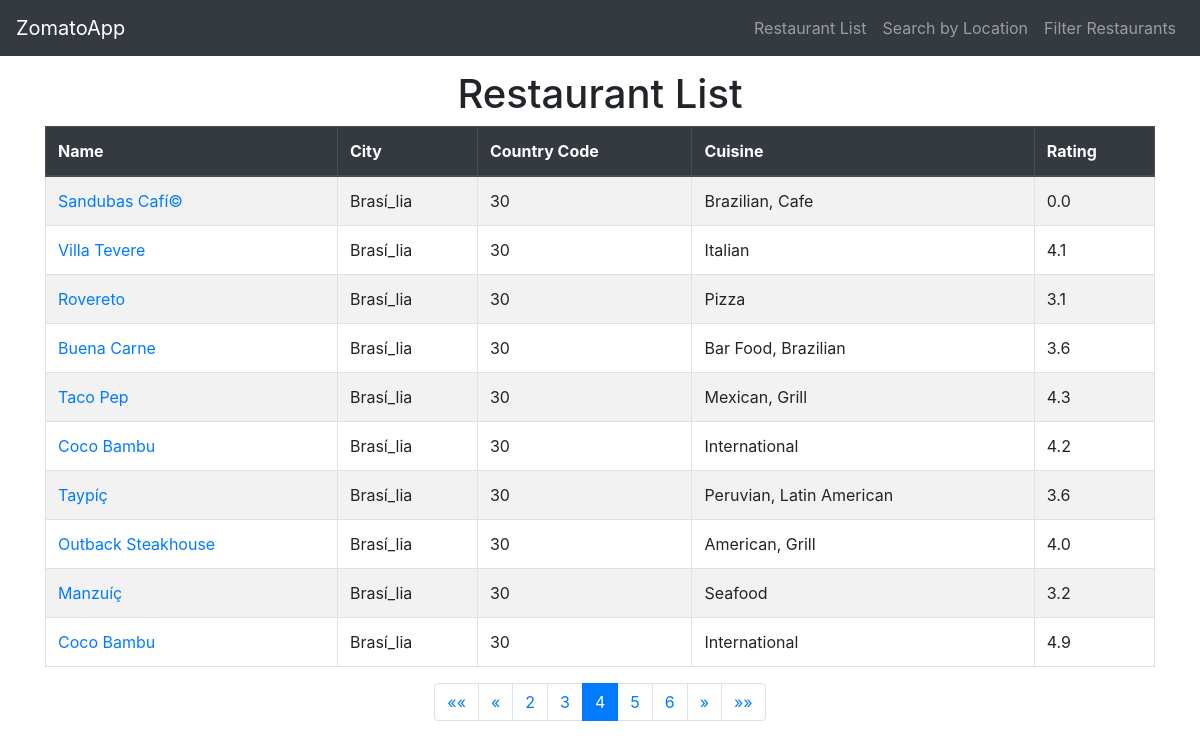
Page /restaurants/?page=4 on the committed database.
### zomatoapp/models.py (models this page shows, shortened)
class Restaurant(models.Model):
    restaurant_id = models.IntegerField(unique=True)
    name = models.CharField(max_length=255)
    country_code = models.IntegerField()
    city = models.CharField(max_length=100)
    address = models.TextField()
    locality = models.CharField(max_length=255)
    longitude = models.FloatField()
    latitude = models.FloatField()
    cuisines = models.CharField(max_length=255)
    average_cost_for_two = models.DecimalField(max_digits=10, decimal_places=2)
    currency = models.CharField(max_length=50)
    has_table_booking = models.BooleanField()
    has_online_delivery = models.BooleanField()
    is_delivering_now = models.BooleanField()
    switch_to_order_menu = models.BooleanField()
    price_range = models.IntegerField()
    aggregate_rating = models.FloatField()
    rating_color = models.CharField(max_length=50)
    rating_text = models.CharField(max_length=50)
    votes = models.IntegerField()

### zomatoapp/views.py (the view)
# urls.py: path('restaurants/', RestaurantListView.as_view(), name='restaurant_list'),
class RestaurantListView(View):
    def get(self, request):
        restaurants = Restaurant.objects.all()
        paginator = Paginator(restaurants, 10)  # Show 10 restaurants per page
        page_number = request.GET.get('page')
        page_obj = paginator.get_page(page_number)
        return render(request, 'zomatoapp/restaurant_list.html', {'restaurants': page_obj, 'page_obj': page_obj})

### zomatoapp/templates/zomatoapp/restaurant_list.html (shortened to what this page needs)
<!DOCTYPE html>
<html lang="en">
<head>
    <link rel="stylesheet" href="https://stackpath.bootstrapcdn.com/bootstrap/4.5.2/css/bootstrap.min.css">
</head>
<body>
    <nav class="navbar navbar-expand-lg navbar-dark bg-dark fixed-top">
        <a class="navbar-brand" href="#">ZomatoApp</a>
        <div class="collapse navbar-collapse" id="navbarNav">
            <ul class="navbar-nav ml-auto">
                <li class="nav-item">
                    <a class="nav-link" href="{% url 'restaurant_list' %}">Restaurant List</a>
                </li>
                <li class="nav-item">
                    <a class="nav-link" href="{% url 'search_by_location' %}">Search by Location</a>
                </li>
                <li class="nav-item">
                    <a class="nav-link" href="{% url 'filter_restaurant' %}">Filter Restaurants</a>
                </li>
            </ul>
        </div>
    </nav>
    <div class="container">
        <h1 class="text-center">Restaurant List</h1>
        <table class="table table-striped table-bordered">
            <thead class="thead-dark">
                <tr>
                    <th scope="col">Name</th>
                    <th scope="col">City</th>
                    <th scope="col">Country Code</th>
                    <th scope="col">Cuisine</th>
                    <th scope="col">Rating</th>
                </tr>
            </thead>
            <tbody>
                {% for restaurant in restaurants %}
                    <tr>
                        <td><a href="{% url 'restaurant_detail' restaurant.restaurant_id %}" class="text-decoration-none">{{ restaurant.name }}</a></td>
                        <td>{{ restaurant.city }}</td>
                        <td>{{ restaurant.country_code }}</td>
                        <td>{{ restaurant.cuisines }}</td>
                        <td>{{ restaurant.aggregate_rating }}</td>
                    </tr>
                {% endfor %}
            </tbody>
        </table>
        <nav aria-label="Page navigation">
            <ul class="pagination justify-content-center">
                {% if page_obj.has_previous %}
                    <li class="page-item">
                        <a class="page-link" href="?page=1" aria-label="First">
                            <span aria-hidden="true">&laquo;&laquo;</span>
                        </a>
                    </li>
                    <li class="page-item">
                        <a class="page-link" href="?page={{ page_obj.previous_page_number }}" aria-label="Previous">
                            <span aria-hidden="true">&laquo;</span>
                        </a>
                    </li>
                {% endif %}
                {% for num in page_obj.paginator.page_range %}
                    {% if page_obj.number == num %}
                        <li class="page-item active"><span class="page-link">{{ num }}</span></li>
                    {% elif num > page_obj.number|add:-3 and num < page_obj.number|add:3 %}
                        <li class="page-item"><a class="page-link" href="?page={{ num }}">{{ num }}</a></li>
                    {% endif %}
                {% endfor %}
                {% if page_obj.has_next %}
                    <li class="page-item">
                        <a class="page-link" href="?page={{ page_obj.next_page_number }}" aria-label="Next">
                            <span aria-hidden="true">&raquo;</span>
                        </a>
                    </li>
                    <li class="page-item">
                        <a class="page-link" href="?page={{ page_obj.paginator.num_pages }}" aria-label="Last">
                            <span aria-hidden="true">&raquo;&raquo;</span>
                        </a>
                    </li>
                {% endif %}
            </ul>
        </nav>
    </div>
</body>
</html>

### zomatoapp/templates/zomatoapp/restaurant_list.html (style rules this page uses)
body { padding-top: 70px; }
.table th, .table td { vertical-align: middle; }

### rows in the picture
Restaurant: name "Sandubas Cafí©", city "Brasí_lia", country_code "30", cuisines "Brazilian, Cafe", aggregate_rating "0.0"
Restaurant: name "Villa Tevere", city "Brasí_lia", country_code "30", cuisines "Italian", aggregate_rating "4.1"
Restaurant: name "Rovereto", city "Brasí_lia", country_code "30", cuisines "Pizza", aggregate_rating "3.1"
Restaurant: name "Buena Carne", city "Brasí_lia", country_code "30", cuisines "Bar Food, Brazilian", aggregate_rating "3.6"
Restaurant: name "Taco Pep", city "Brasí_lia", country_code "30", cuisines "Mexican, Grill", aggregate_rating "4.3"
Restaurant: name "Coco Bambu", city "Brasí_lia", country_code "30", cuisines "International", aggregate_rating "4.2"
Restaurant: name "Taypíç", city "Brasí_lia", country_code "30", cuisines "Peruvian, Latin American", aggregate_rating "3.6"
Restaurant: name "Outback Steakhouse", city "Brasí_lia", country_code "30", cuisines "American, Grill", aggregate_rating "4.0"
Restaurant: name "Manzuíç", city "Brasí_lia", country_code "30", cuisines "Seafood", aggregate_rating "3.2"
Restaurant: name "Coco Bambu", city "Brasí_lia", country_code "30", cuisines "International", aggregate_rating "4.9"

### other values in the picture
{{ num }} "2" "3" "5" "6"
{{ num }} "4"
